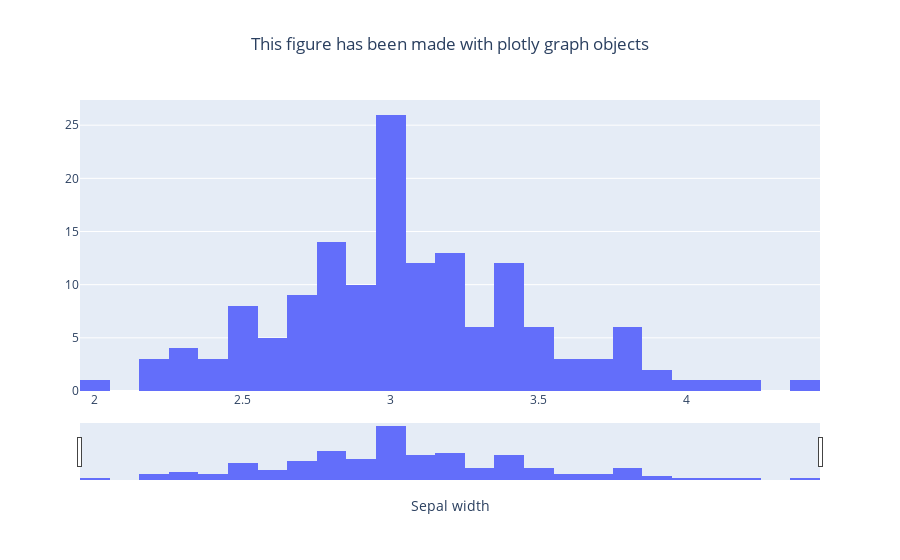

Source (notebook cell):
### Code cell
fig = go.Figure(
    data = go.Histogram(
        x = df['sepal_width'],
        nbinsx = 40),
    layout = go.Layout(
        title = go.layout.Title(text = "This figure has been made with plotly graph objects", x = 0.5),
        xaxis = go.layout.XAxis(title = 'Sepal width', rangeslider = go.layout.xaxis.Rangeslider(visible = True))
    )
)

fig.show()

### Figure 1 — Plotly figure (JSON) as saved in the notebook; plotly's stock layout.template omitted (floating-point values rounded to 4 significant figures; data arrays with more than 128 entries replaced by an {"elided": "..."} marker saying what was removed)
{"data": [{"nbinsx": 40, "type": "histogram", "x": {"elided": "150 float values"}}], "layout": {"title": {"text": "This figure has been made with plotly graph objects", "x": 0.5}, "xaxis": {"rangeslider": {"visible": true}, "title": {"text": "Sepal width"}}}}
